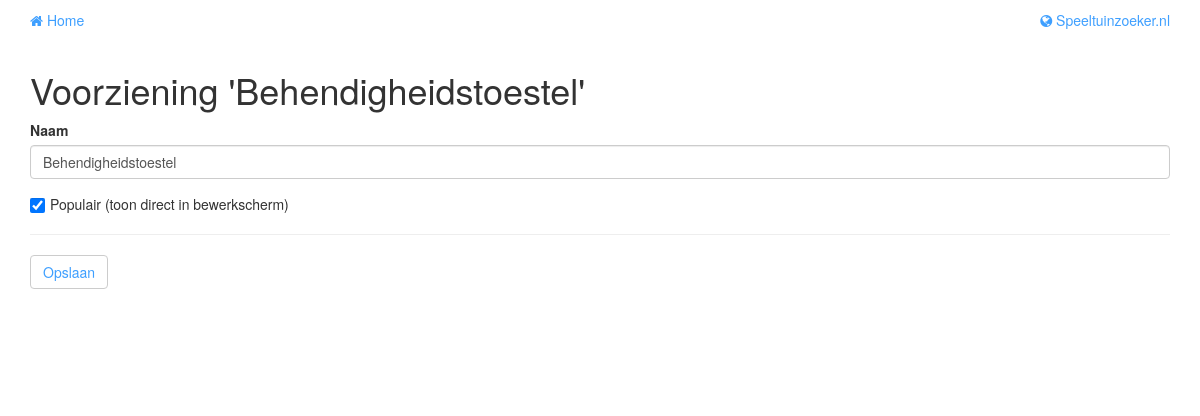
/admin/item.php?id=5, run on the app's committed database.
### tables this page shows
CREATE TABLE `voorziening` (
  `id` int(11) NOT NULL,
  `naam` varchar(255) NOT NULL,
  `popular` tinyint(1) NOT NULL DEFAULT 0
);

### admin/item.php (called while the page is built, shortened)
<?php
require_once "./inc/functions.php";
$db = new Db();
$db->connect();
$id = get_request_value("id", 0);
$item = new Item($db, $id);
if ($id == 0) {
	$name = "";
	$popular = 0;
	$pageTitle = "Nieuwe voorziening";
} else {
	$name = $item->getName();
	$popular = $item->getPopular();
	$pageTitle = "Voorziening '" . $name . "'";
}
include "tpl/item.tpl.php";

### admin/inc/functions.php (called while the page is built, shortened)
<?php
function get_request_value($name, $default) {
	if (isset($_POST[$name])) {
		return $_POST[$name];
	} else if (isset($_GET[$name])) {
		return $_GET[$name];
	} else {
		return $default;
	}
}

### lib/item.class.php (called while the page is built, shortened)
<?php
class Item
{
	private $db;
	private $id;
	function __construct($db = null, $id = 0) {
		$this->db = $db;
		$this->id = $id;
	}
	public function getName() {
		$res = $this->db->query(sprintf("SELECT naam FROM voorziening WHERE id = %d", $this->id));
		if ($res !== false) {
			if ($row = $res->fetch_assoc()) {
				return $row["naam"];
			}
		}
		return "Onbekend";
	}
	public function getPopular() {
		$res = $this->db->query(sprintf("SELECT popular FROM voorziening WHERE id = %d", $this->id));
		if ($res !== false) {
			if ($row = $res->fetch_assoc()) {
				return $row["popular"];
			}
		}
		return 0;
	}
}

### lib/db.class.php (called while the page is built, shortened)
<?php
class Db {
	private $link = null;
	public function connect() {
		if ($this->link == null) {
			$this->link = mysqli_connect(DB_HOST, DB_USER, DB_PASS, DB_NAME);
		}
		return $this->link;
	}
	public function query($query) {
		return mysqli_query($this->link, $query);
	}
}

### admin/tpl/item.tpl.php (the view, shortened to what this page needs)
<?php
include_once "./inc/header.php";
?>
<h1><?php echo $pageTitle; ?></h1>
<form method="post" action="item.php">
	<div class="form-group">
		<label for="naam">Naam</label>
		<input type="text" id="naam" name="naam" value="<?php echo $name; ?>" class="form-control" />
	</div>
	<div class="form-group">
		<div class="checkbox">
			<label>
				<input type="checkbox" id="popular" name="popular" value="1" class="form-control" <?php if ($popular == 1) echo "checked=\"checked\""; ?>>
				Populair (toon direct in bewerkscherm)
			</label>
		</div>
	</div>
	<hr>
	<div class="buttonbar">
		<input type="submit" name="Submit" value="Opslaan" class="btn btn-default" />
	</div>
</form>

### css/speeltuinzoeker.css (style rules this page uses)
.btn-default { color: #3E9FFF; }
.checkbox { margin-bottom: 20px; }
input[type=checkbox].form-control { width: 15px; height: 15px; display: inline-block; vertical-align: -8px; }
.buttonbar { margin-bottom: 100px; }

### data on the page
voorziening: naam "Voorziening 'Behendigheidstoestel'", naam "Behendigheidstoestel", popular "☑"
